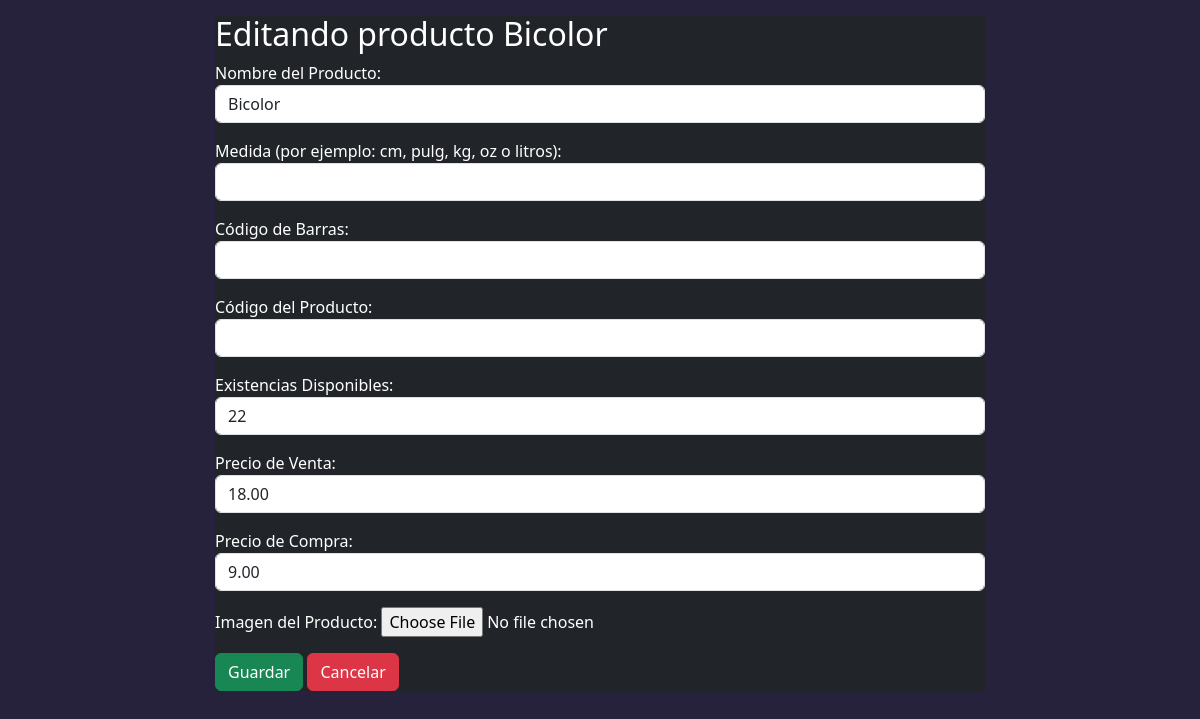
Page /productos/editar/151/ on the committed database.
### Inventario/models.py (models this page shows, shortened)
class Producto(models.Model):
    nombre = models.CharField(max_length=255, verbose_name='Nombre del Producto')
    medida = models.CharField(max_length=255, verbose_name='Medida (por ejemplo: cm, pulg, kg, oz o litros)', blank=True, null=True,)
    codigo_barras = models.CharField(max_length=255, verbose_name="Codigo de Barra", blank=True, null=True,)
    codigo_producto = models.CharField(blank=True, null=True, max_length=25, verbose_name='Codigo Producto')
    existencia = models.IntegerField(default=0 , verbose_name='Existencias del Producto')
    precio_venta = models.DecimalField(max_digits=10, decimal_places=2, verbose_name='Precio de Venta', blank=True, null=True,)
    precio_compra = models.DecimalField(max_digits=10, decimal_places=2, verbose_name='Precio de Compra', default=0)
    fecha_creacion = models.DateField(auto_now_add=True, verbose_name='Fecha de Creación')
    imagen = models.ImageField(blank=True, null=True, verbose_name='Imagen del Producto')
    class Meta:
        verbose_name_plural = 'Productos'

### Inventario/views.py (the view)
# urls.py: path('productos/editar/<int:pk>/', ProductoUpdateView.as_view(), name='producto_update'),
class ProductoUpdateView(UpdateView):
    model = Producto
    form_class= ProductoForm
    template_name = 'producto_update.html'
    success_url = reverse_lazy('producto_list')

### Inventario/forms.py
class ProductoForm(forms.ModelForm):
    class Meta:
        model = Producto
        fields = '__all__'
        labels = {
            'nombre': 'Nombre del Producto',
            'medida': 'Medida (por ejemplo: cm, pulg, kg, oz o litros)',
            'codigo_barras': 'Código de Barras',
            'codigo_producto': 'Código del Producto',
            'existencia': 'Existencias Disponibles',
            'precio_venta': 'Precio de Venta',
            'precio_compra': 'Precio de Compra',
        }
        widgets = {
            'nombre': forms.TextInput(attrs={'class': 'form-control'}),
            'medida': forms.TextInput(attrs={'class': 'form-control'}),
            'codigo_barras': forms.TextInput(attrs={'class': 'form-control'}),
            'codigo_producto': forms.TextInput(attrs={'class': 'form-control'}),
            'existencia': forms.NumberInput(attrs={'class': 'form-control'}),
            'precio_venta': forms.NumberInput(attrs={'class': 'form-control'}),
            'precio_compra': forms.NumberInput(attrs={'class': 'form-control'}),
        }

### Venta/context_processor.py (called while the page is built)
def total_venta(request):
    total = float(0)
    if request.user.is_authenticated:
        if "venta" in request.session:
            for key, value in request.session["venta"].items():
                total += float(value.get("acumulado", 0))
    request.session["total_venta"] = total
    request.session.modified = True
    return {"total_venta": total}

### Inventario/templates/producto_update.html (shortened to what this page needs)
{% extends 'basemodal.html' %}
{% block content %}
      <div class="card-body">
        <h2>Editando producto {{producto.nombre}}
        </h2>
        <form method="post" enctype="multipart/form-data" action="{% url 'producto_update' pk=producto.id %}">
          {{ form.as_p }}
            <button type="submit" class="btn btn-success">Guardar</button>
            <button class="btn btn-danger" onclick= "cerrar_modal()">Cancelar</button>
        </form>
      </div>
{% endblock %}

### static/css/styleTC.css (style rules this page uses)
body { font-family: "Roboto", Helvetica, sans-serif; background-color: #26223b!important; color: white!important; }
h1, h2, h3, p, a { color: white; }

### rows in the picture
Producto: nombre "Bicolor", existencia "22", precio_venta "18.00", precio_compra "9.00"
